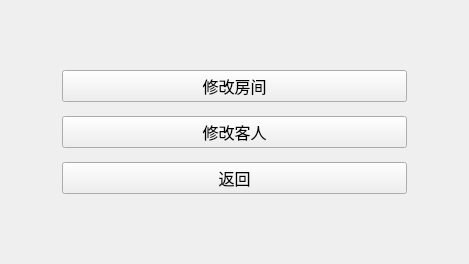
<?xml version="1.0" encoding="UTF-8"?>
<ui version="4.0">
 <class>ModifyDialog</class>
 <widget class="QDialog" name="ModifyDialog">
  <property name="geometry">
   <rect>
    <x>0</x>
    <y>0</y>
    <width>469</width>
    <height>264</height>
   </rect>
  </property>
  <property name="minimumSize">
   <size>
    <width>469</width>
    <height>264</height>
   </size>
  </property>
  <property name="windowTitle">
   <string>ModifyDialog</string>
  </property>
  <layout class="QGridLayout" name="gridLayout">
   <item row="0" column="1">
    <spacer name="upSpacer">
     <property name="orientation">
      <enum>Qt::Vertical</enum>
     </property>
     <property name="sizeType">
      <enum>QSizePolicy::Fixed</enum>
     </property>
     <property name="sizeHint" stdset="0">
      <size>
       <width>20</width>
       <height>40</height>
      </size>
     </property>
    </spacer>
   </item>
   <item row="1" column="0">
    <spacer name="leftSpacer">
     <property name="orientation">
      <enum>Qt::Horizontal</enum>
     </property>
     <property name="sizeType">
      <enum>QSizePolicy::Fixed</enum>
     </property>
     <property name="sizeHint" stdset="0">
      <size>
       <width>40</width>
       <height>20</height>
      </size>
     </property>
    </spacer>
   </item>
   <item row="1" column="1">
    <widget class="QWidget" name="centralWidget" native="true">
     <layout class="QVBoxLayout" name="verticalLayout">
      <item>
       <widget class="QPushButton" name="roomButton">
        <property name="font">
         <font>
          <family>宋体</family>
          <pointsize>12</pointsize>
         </font>
        </property>
        <property name="text">
         <string>修改房间</string>
        </property>
        <property name="autoDefault">
         <bool>false</bool>
        </property>
       </widget>
      </item>
      <item>
       <widget class="QPushButton" name="customerButton">
        <property name="font">
         <font>
          <family>宋体</family>
          <pointsize>12</pointsize>
         </font>
        </property>
        <property name="text">
         <string>修改客人</string>
        </property>
        <property name="autoDefault">
         <bool>false</bool>
        </property>
       </widget>
      </item>
      <item>
       <widget class="QPushButton" name="returnButton">
        <property name="font">
         <font>
          <family>宋体</family>
          <pointsize>12</pointsize>
         </font>
        </property>
        <property name="text">
         <string>返回</string>
        </property>
        <property name="autoDefault">
         <bool>false</bool>
        </property>
       </widget>
      </item>
     </layout>
    </widget>
   </item>
   <item row="1" column="2">
    <spacer name="rightSpacer">
     <property name="orientation">
      <enum>Qt::Horizontal</enum>
     </property>
     <property name="sizeType">
      <enum>QSizePolicy::Fixed</enum>
     </property>
     <property name="sizeHint" stdset="0">
      <size>
       <width>40</width>
       <height>20</height>
      </size>
     </property>
    </spacer>
   </item>
   <item row="2" column="1">
    <spacer name="downSpacer">
     <property name="orientation">
      <enum>Qt::Vertical</enum>
     </property>
     <property name="sizeType">
      <enum>QSizePolicy::Fixed</enum>
     </property>
     <property name="sizeHint" stdset="0">
      <size>
       <width>20</width>
       <height>40</height>
      </size>
     </property>
    </spacer>
   </item>
  </layout>
 </widget>
 <layoutdefault spacing="6" margin="11"/>
 <resources/>
 <connections/>
</ui>
